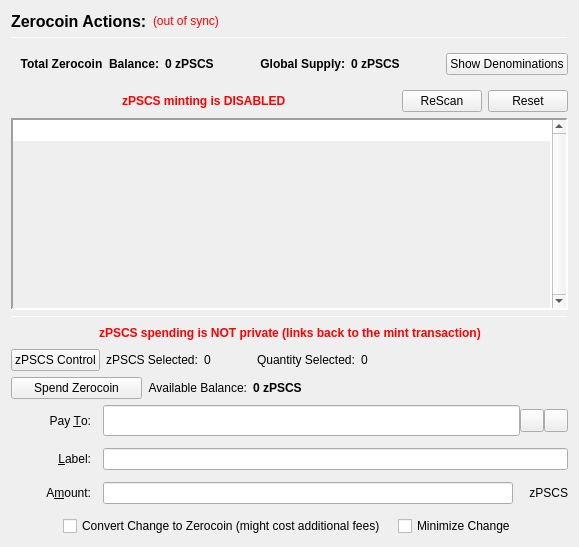
                  <widget class="QFrame" name="verticalFrameLeft">
                   <layout class="QVBoxLayout" name="verticalLayout_2">
                    <item>
                     <layout class="QVBoxLayout" name="verticalLayout_3">
                      <item>
                       <layout class="QHBoxLayout" name="horizontalLayout_3">
                        <item>
                         <widget class="QLabel" name="labelzPSCSActions">
                          <property name="font">
                           <font>
                            <pointsize>12</pointsize>
                            <weight>75</weight>
                            <bold>true</bold>
                           </font>
                          </property>
                          <property name="text">
                           <string>Zerocoin Actions:</string>
                          </property>
                          <property name="alignment">
                           <set>Qt::AlignLeading|Qt::AlignLeft|Qt::AlignVCenter</set>
                          </property>
                         </widget>
                        </item>
                        <item>
                         <widget class="QLabel" name="labelzPSCSSyncStatus">
                          <property name="toolTip">
                           <string>The displayed information may be out of date. Your wallet automatically synchronizes with the PreSaleCoinStore network after a connection is established, but this process has not completed yet.</string>
                          </property>
                          <property name="styleSheet">
                           <string notr="true">QLabel { color: red; }</string>
                          </property>
                          <property name="text">
                           <string notr="true">(out of sync)</string>
                          </property>
                          <property name="alignment">
                           <set>Qt::AlignLeading|Qt::AlignLeft|Qt::AlignVCenter</set>
                          </property>
                         </widget>
                        </item>
                        <item>
                         <spacer name="horizontalSpacer">
                          <property name="orientation">
                           <enum>Qt::Horizontal</enum>
                          </property>
                          <property name="sizeHint" stdset="0">
                           <size>
                            <width>40</width>
                            <height>20</height>
                           </size>
                          </property>
                         </spacer>
                        </item>
                       </layout>
                      </item>
                      <item>
                       <widget class="Line" name="lineUpperLeft">
                        <property name="minimumSize">
                         <size>
                          <width>0</width>
                          <height>1</height>
                         </size>
                        </property>
                        <property name="maximumSize">
                         <size>
                          <width>16777215</width>
                          <height>1</height>
                         </size>
                        </property>
                        <property name="frameShadow">
                         <enum>QFrame::Sunken</enum>
                        </property>
                        <property name="orientation">
                         <enum>Qt::Horizontal</enum>
                        </property>
                       </widget>
                      </item>
                      <item>
                       <widget class="QFrame" name="balanceSupplyFrame">
                        <layout class="QHBoxLayout" name="horizontalLayout_2" stretch="0,0,0,1,0">
                         <property name="rightMargin">
                          <number>0</number>
                         </property>
                         <item>
                          <layout class="QHBoxLayout" name="horizontalLayout_34">
                           <item>
                            <widget class="QLabel" name="labelzAvailableText_3">
                             <property name="font">
                              <font>
                               <weight>75</weight>
                               <bold>true</bold>
                              </font>
                             </property>
                             <property name="toolTip">
                              <string>Total Balance including unconfirmed and immature zPSCS</string>
                             </property>
                             <property name="text">
                              <string>Total Zerocoin  Balance:</string>
                             </property>
                             <property name="alignment">
                              <set>Qt::AlignRight|Qt::AlignTrailing|Qt::AlignVCenter</set>
                             </property>
                            </widget>
                           </item>
                           <item>
                            <widget class="QLabel" name="labelzAvailableAmount_4">
                             <property name="minimumSize">
                              <size>
                               <width>40</width>
                               <height>0</height>
                              </size>
                             </property>
                             <property name="font">
                              <font>
                               <weight>75</weight>
                               <bold>true</bold>
                              </font>
                             </property>
                             <property name="toolTip">
                              <string>Total Balance including unconfirmed and immature zPSCS</string>
                             </property>
                             <property name="text">
                              <string>0 zPSCS</string>
                             </property>
                             <property name="alignment">
                              <set>Qt::AlignLeading|Qt::AlignLeft|Qt::AlignVCenter</set>
                             </property>
                            </widget>
                           </item>
                          </layout>
                         </item>
                         <item>
                          <spacer name="horizontalSpacer_32">
                           <property name="orientation">
                            <enum>Qt::Horizontal</enum>
                           </property>
                           <property name="sizeHint" stdset="0">
                            <size>
                             <width>40</width>
                             <height>20</height>
                            </size>
                           </property>
                          </spacer>
                         </item>
                         <item>
                          <layout class="QHBoxLayout" name="horizontalLayout_35">
                           <item>
                            <widget class="QLabel" name="labelZsupplyText_2">
                             <property name="font">
                              <font>
                               <weight>75</weight>
                               <bold>true</bold>
                              </font>
                             </property>
                             <property name="text">
                              <string>Global Supply:</string>
                             </property>
                             <property name="alignment">
                              <set>Qt::AlignRight|Qt::AlignTrailing|Qt::AlignVCenter</set>
                             </property>
                            </widget>
                           </item>
                           <item>
                            <widget class="QLabel" name="labelZsupplyAmount_2">
                             <property name="font">
                              <font>
                               <weight>75</weight>
                               <bold>true</bold>
                              </font>
                             </property>
                             <property name="text">
                              <string>0 zPSCS</string>
                             </property>
                            </widget>
                           </item>
                          </layout>
                         </item>
                         <item>
                          <spacer name="horizontalSpacer_31">
                           <property name="orientation">
                            <enum>Qt::Horizontal</enum>
                           </property>
                           <property name="sizeHint" stdset="0">
                            <size>
                             <width>40</width>
                             <height>20</height>
                            </size>
                           </property>
                          </spacer>
                         </item>
                         <item>
                          <widget class="QPushButton" name="pushButtonShowDenoms">
                           <property name="toolTip">
                            <string>Show zPSCS denominations list</string>
                           </property>
                           <property name="text">
                            <string>Show Denominations</string>
                           </property>
                          </widget>
                         </item>
                        </layout>
                       </widget>
                      </item>
                      <item>
                       <layout class="QHBoxLayout" name="horizontalLayout_4">
                        <item>
                         <spacer name="horizontalSpacer_2">
                          <property name="orientation">
                           <enum>Qt::Horizontal</enum>
                          </property>
                          <property name="sizeHint" stdset="0">
                           <size>
                            <width>40</width>
                            <height>20</height>
                           </size>
                          </property>
                         </spacer>
                        </item>
                        <item>
                         <widget class="QLabel" name="label">
                          <property name="styleSheet">
                           <string notr="true">color: red;
font-weight: bold;</string>
                          </property>
                          <property name="text">
                           <string>zPSCS minting is DISABLED</string>
                          </property>
                         </widget>
                        </item>
                        <item>
                         <spacer name="horizontalSpacer_3">
                          <property name="orientation">
                           <enum>Qt::Horizontal</enum>
                          </property>
                          <property name="sizeHint" stdset="0">
                           <size>
                            <width>40</width>
                            <height>20</height>
                           </size>
                          </property>
                         </spacer>
                        </item>
                        <item>
                         <widget class="QPushButton" name="pushButtonMintReset">
                          <property name="maximumSize">
                           <size>
                            <width>80</width>
                            <height>16777215</height>
                           </size>
                          </property>
                          <property name="toolTip">
                           <string>Rescan the complete blockchain for  Zerocoin mints and their meta-data.</string>
                          </property>
                          <property name="text">
                           <string>ReScan</string>
                          </property>
                         </widget>
                        </item>
                        <item>
                         <widget class="QPushButton" name="pushButtonSpentReset">
                          <property name="maximumSize">
                           <size>
                            <width>80</width>
                            <height>16777215</height>
                           </size>
                          </property>
                          <property name="toolTip">
                           <string>Reset Zerocoin Wallet DB. Deletes transactions that did not make it into the blockchain.</string>
                          </property>
                          <property name="text">
                           <string>Reset</string>
                          </property>
                         </widget>
                        </item>
                       </layout>
                      </item>
                      <item>
                       <widget class="QPlainTextEdit" name="TEMintStatus">
                        <property name="font">
                         <font>
                          <pointsize>8</pointsize>
                         </font>
                        </property>
                        <property name="toolTip">
                         <string>Status and/or Mesages from the last Mint Action.</string>
                        </property>
                        <property name="frameShape">
                         <enum>QFrame::Panel</enum>
                        </property>
                        <property name="frameShadow">
                         <enum>QFrame::Sunken</enum>
                        </property>
                        <property name="lineWidth">
                         <number>2</number>
                        </property>
                        <property name="midLineWidth">
                         <number>2</number>
                        </property>
                        <property name="verticalScrollBarPolicy">
                         <enum>Qt::ScrollBarAlwaysOn</enum>
                        </property>
                        <property name="horizontalScrollBarPolicy">
                         <enum>Qt::ScrollBarAlwaysOff</enum>
                        </property>
                        <property name="readOnly">
                         <bool>true</bool>
                        </property>
                        <property name="plainText">
                         <string notr="true"/>
                        </property>
                        <property name="backgroundVisible">
                         <bool>true</bool>
                        </property>
                       </widget>
                      </item>
                      <item>
                       <widget class="Line" name="line">
                        <property name="minimumSize">
                         <size>
                          <width>0</width>
                          <height>1</height>
                         </size>
                        </property>
                        <property name="maximumSize">
                         <size>
                          <width>16777215</width>
                          <height>1</height>
                         </size>
                        </property>
                        <property name="orientation">
                         <enum>Qt::Horizontal</enum>
                        </property>
                       </widget>
                      </item>
                      <item>
                       <layout class="QHBoxLayout" name="horizontalLayout_7">
                        <item>
                         <spacer name="horizontalSpacer_18">
                          <property name="orientation">
                           <enum>Qt::Horizontal</enum>
                          </property>
                          <property name="sizeHint" stdset="0">
                           <size>
                            <width>40</width>
                            <height>20</height>
                           </size>
                          </property>
                         </spacer>
                        </item>
                        <item>
                         <widget class="QLabel" name="label_2">
                          <property name="styleSheet">
                           <string notr="true">color: red;
font-weight: bold;</string>
                          </property>
                          <property name="text">
                           <string>zPSCS spending is NOT private (links back to the mint transaction)</string>
                          </property>
                         </widget>
                        </item>
                        <item>
                         <spacer name="horizontalSpacer_30">
                          <property name="orientation">
                           <enum>Qt::Horizontal</enum>
                          </property>
                          <property name="sizeHint" stdset="0">
                           <size>
                            <width>40</width>
                            <height>20</height>
                           </size>
                          </property>
                         </spacer>
                        </item>
                       </layout>
                      </item>
                      <item>
                       <layout class="QHBoxLayout" name="horizontalLayout_24">
                        <property name="leftMargin">
                         <number>0</number>
                        </property>
                        <property name="bottomMargin">
                         <number>0</number>
                        </property>
                        <item>
                         <widget class="QPushButton" name="pushButtonZPivControl">
                          <property name="text">
                           <string>zPSCS Control</string>
                          </property>
                         </widget>
                        </item>
                        <item>
                         <widget class="QLabel" name="labelzPivSelected">
                          <property name="text">
                           <string>zPSCS Selected:</string>
                          </property>
                         </widget>
                        </item>
                        <item>
                         <widget class="QLabel" name="labelzPivSelected_int">
                          <property name="text">
                           <string>0</string>
                          </property>
                         </widget>
                        </item>
                        <item>
                         <spacer name="horizontalSpacer_17">
                          <property name="orientation">
                           <enum>Qt::Horizontal</enum>
                          </property>
                          <property name="sizeType">
                           <enum>QSizePolicy::Fixed</enum>
                          </property>
                          <property name="sizeHint" stdset="0">
                           <size>
                            <width>40</width>
                            <height>20</height>
                           </size>
                          </property>
                         </spacer>
                        </item>
                        <item>
                         <widget class="QLabel" name="labelQuantitySelected">
                          <property name="text">
                           <string>Quantity Selected:</string>
                          </property>
                         </widget>
                        </item>
                        <item>
                         <widget class="QLabel" name="labelQuantitySelected_int">
                          <property name="text">
                           <string>0</string>
                          </property>
                         </widget>
                        </item>
                        <item>
                         <spacer name="horizontalSpacer_19">
                          <property name="orientation">
                           <enum>Qt::Horizontal</enum>
                          </property>
                          <property name="sizeHint" stdset="0">
                           <size>
                            <width>40</width>
                            <height>20</height>
                           </size>
                          </property>
                         </spacer>
                        </item>
                       </layout>
                      </item>
                      <item>
                       <layout class="QHBoxLayout" name="horizontalLayout_6">
                        <item>
                         <widget class="QPushButton" name="pushButtonSpendzPSCS">
                          <property name="minimumSize">
                           <size>
                            <width>131</width>
                            <height>0</height>
                           </size>
                          </property>
                          <property name="toolTip">
                           <string>Spend Zerocoin. Without 'Pay To:' address creates payments to yourself.</string>
                          </property>
                          <property name="text">
                           <string>Spend Zerocoin</string>
                          </property>
                         </widget>
                        </item>
                        <item>
                         <widget class="QLabel" name="labelzPSCSBalanceText">
                          <property name="toolTip">
                           <string>Available (mature and spendable) zPSCS for spending</string>
                          </property>
                          <property name="text">
                           <string>Available Balance:</string>
                          </property>
                          <property name="alignment">
                           <set>Qt::AlignRight|Qt::AlignTrailing|Qt::AlignVCenter</set>
                          </property>
                         </widget>
                        </item>
                        <item>
                         <widget class="QLabel" name="labelzAvailableAmount_2">
                          <property name="font">
                           <font>
                            <weight>75</weight>
                            <bold>true</bold>
                           </font>
                          </property>
                          <property name="toolTip">
                           <string>Available (mature and spendable) zPSCS for spending

zPSCS are mature when they have more than 20 confirmations AND more than 2 mints of the same denomination after them were minted</string>
                          </property>
                          <property name="text">
                           <string>0 zPSCS</string>
                          </property>
                          <property name="alignment">
                           <set>Qt::AlignLeading|Qt::AlignLeft|Qt::AlignVCenter</set>
                          </property>
                         </widget>
                        </item>
                        <item>
                         <spacer name="horizontalSpacer_4">
                          <property name="orientation">
                           <enum>Qt::Horizontal</enum>
                          </property>
                          <property name="sizeHint" stdset="0">
                           <size>
                            <width>40</width>
                            <height>20</height>
                           </size>
                          </property>
                         </spacer>
                        </item>
                       </layout>
                      </item>
                      <item>
                       <layout class="QGridLayout" name="gridLayout_7">
                        <property name="spacing">
                         <number>12</number>
                        </property>
                        <item row="0" column="0">
                         <widget class="QLabel" name="payToLabel">
                          <property name="minimumSize">
                           <size>
                            <width>80</width>
                            <height>0</height>
                           </size>
                          </property>
                          <property name="text">
                           <string>Pay &amp;To:</string>
                          </property>
                          <property name="alignment">
                           <set>Qt::AlignRight|Qt::AlignTrailing|Qt::AlignVCenter</set>
                          </property>
                          <property name="buddy">
                           <cstring>payTo</cstring>
                          </property>
                         </widget>
                        </item>
                        <item row="0" column="1">
                         <layout class="QHBoxLayout" name="payToLayout">
                          <property name="spacing">
                           <number>0</number>
                          </property>
                          <item>
                           <widget class="QValidatedLineEdit" name="payTo">
                            <property name="enabled">
                             <bool>true</bool>
                            </property>
                            <property name="minimumSize">
                             <size>
                              <width>0</width>
                              <height>31</height>
                             </size>
                            </property>
                            <property name="toolTip">
                             <string>The PreSaleCoinStore address to send the payment to. Creates local payment to yourself when empty.</string>
                            </property>
                           </widget>
                          </item>
                          <item>
                           <widget class="QToolButton" name="addressBookButton">
                            <property name="toolTip">
                             <string>Choose previously used address</string>
                            </property>
                            <property name="text">
                             <string/>
                            </property>
                            <property name="icon">
                             <iconset resource="../presalecoinstore.qrc">
                              <normaloff>:/icons/address-book</normaloff>:/icons/address-book</iconset>
                            </property>
                            <property name="shortcut">
                             <string>Alt+A</string>
                            </property>
                           </widget>
                          </item>
                          <item>
                           <widget class="QToolButton" name="pasteButton">
                            <property name="toolTip">
                             <string>Paste address from clipboard</string>
                            </property>
                            <property name="text">
                             <string/>
                            </property>
                            <property name="icon">
                             <iconset resource="../presalecoinstore.qrc">
                              <normaloff>:/icons/editpaste</normaloff>:/icons/editpaste</iconset>
                            </property>
                            <property name="shortcut">
                             <string>Alt+P</string>
                            </property>
                           </widget>
                          </item>
                         </layout>
                        </item>
                        <item row="1" column="0">
                         <widget class="QLabel" name="labelLabel">
                          <property name="minimumSize">
                           <size>
                            <width>80</width>
                            <height>0</height>
                           </size>
                          </property>
                          <property name="text">
                           <string>&amp;Label:</string>
                          </property>
                          <property name="alignment">
                           <set>Qt::AlignRight|Qt::AlignTrailing|Qt::AlignVCenter</set>
                          </property>
                          <property name="buddy">
                           <cstring>addAsLabel</cstring>
                          </property>
                         </widget>
                        </item>
                        <item row="1" column="1">
                         <widget class="QLineEdit" name="addAsLabel">
                          <property name="toolTip">
                           <string>Enter a label for this address to add it to the list of used addresses</string>
                          </property>
                         </widget>
                        </item>
                        <item row="2" column="0">
                         <widget class="QLabel" name="amountLabel">
                          <property name="minimumSize">
                           <size>
                            <width>80</width>
                            <height>0</height>
                           </size>
                          </property>
                          <property name="text">
                           <string>A&amp;mount:</string>
                          </property>
                          <property name="alignment">
                           <set>Qt::AlignRight|Qt::AlignTrailing|Qt::AlignVCenter</set>
                          </property>
                          <property name="buddy">
                           <cstring>zPSCSpayAmount</cstring>
                          </property>
                         </widget>
                        </item>
                        <item row="2" column="1">
                         <layout class="QHBoxLayout" name="horizontalLayout_9">
                          <property name="spacing">
                           <number>0</number>
                          </property>
                          <item>
                           <widget class="QLineEdit" name="zPSCSpayAmount"/>
                          </item>
                          <item>
                           <widget class="QLabel" name="labelzPSCS">
                            <property name="minimumSize">
                             <size>
                              <width>55</width>
                              <height>0</height>
                             </size>
                            </property>
                            <property name="text">
                             <string>zPSCS</string>
                            </property>
                            <property name="alignment">
                             <set>Qt::AlignRight|Qt::AlignTrailing|Qt::AlignVCenter</set>
                            </property>
                           </widget>
                          </item>
                         </layout>
                        </item>
                        <item row="3" column="0" colspan="2">
                         <layout class="QHBoxLayout" name="horizontalLayout_10">
                          <item>
                           <spacer name="horizontalSpacer_5">
                            <property name="orientation">
                             <enum>Qt::Horizontal</enum>
                            </property>
                            <property name="sizeHint" stdset="0">
                             <size>
                              <width>40</width>
                              <height>20</height>
                             </size>
                            </property>
                           </spacer>
                          </item>
                          <item>
                           <widget class="QCheckBox" name="checkBoxMintChange">
                            <property name="sizePolicy">
                             <sizepolicy hsizetype="MinimumExpanding" vsizetype="Fixed">
                              <horstretch>0</horstretch>
                              <verstretch>0</verstretch>
                             </sizepolicy>
                            </property>
                            <property name="layoutDirection">
                             <enum>Qt::LeftToRight</enum>
                            </property>
                            <property name="text">
                             <string>Convert Change to Zerocoin (might cost additional fees)</string>
                            </property>
                           </widget>
                          </item>
                          <item>
                           <widget class="QCheckBox" name="checkBoxMinimizeChange">
                            <property name="toolTip">
                             <string>If checked, the wallet tries to minimize the returning change instead of minimizing the number of spent denominations.</string>
                            </property>
                            <property name="text">
                             <string>Minimize Change</string>
                            </property>
                           </widget>
                          </item>
                          <item>
                           <spacer name="horizontalSpacer_6">
                            <property name="orientation">
                             <enum>Qt::Horizontal</enum>
                            </property>
                            <property name="sizeHint" stdset="0">
                             <size>
                              <width>40</width>
                              <height>20</height>
                             </size>
                            </property>
                           </spacer>
                          </item>
                         </layout>
                        </item>
                       </layout>
                      </item>
                     </layout>
                    </item>
                   </layout>
                  </widget>
